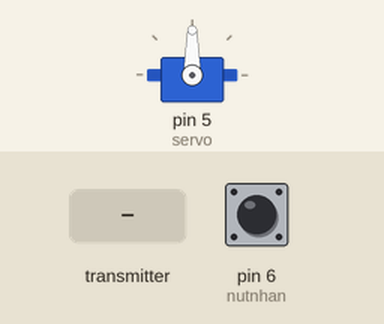
This sketch was run on a simulated Arduino Uno, built with avr-gcc and run on an emulated ATmega328P. Shown: servo. The test bench sets the inputs (shaded band); at power-on: pin 6 (nutnhan) HIGH. No radio packets arrive unless stated; what the sketch prints to the serial monitor is not drawn.

Above: at 1.2 s.
1.3 s: the transmitter starts sending gtbientro = 0
At 2.5 s:
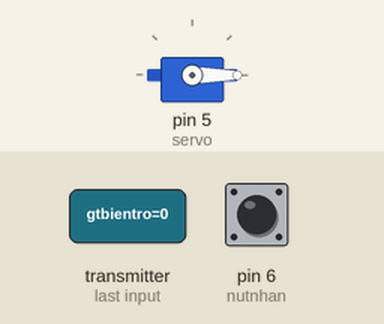
2.8 s: the transmitter starts sending gtbientro = 1023
At 3.9 s:
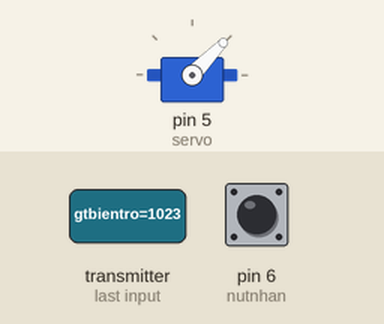
4.3 s: the transmitter starts sending gtbientro = 256
At 5.0 s:
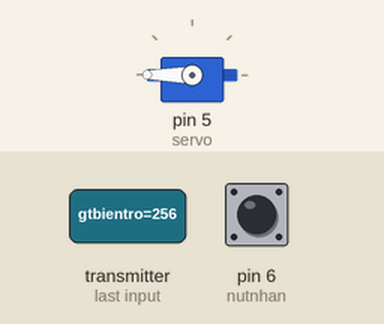
5.8 s: the transmitter starts sending gtbientro = 512
At 6.2 s:
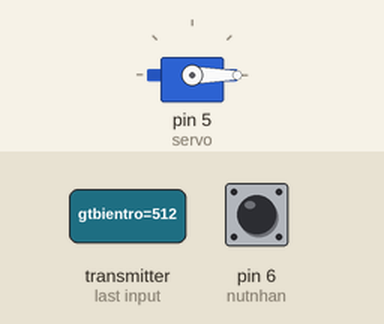
Timing chart, 0 to 8.3 s (numbered marks = the images above; inputs shaded):
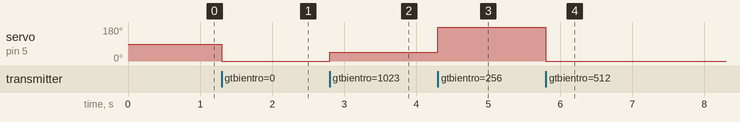

The sketch:

test4_RX.ino
```cpp
#include <Servo.h>
Servo myservo;

#include <SPI.h>
#include <nRF24L01.h>
#include <RF24.h>

RF24 radio(7, 8); // CE, CSN
const byte diachi[][6] = {"12345", "10000"};

int servo = 5;
int nutnhan = 6; boolean gtnutnhan = 0;
int gtbientro;

void setup()
{
  Serial.begin(9600);

  if (!radio.begin())
  {
    Serial.println("Module không khởi động được...!!");
    while (1) {}
  }
  radio.openWritingPipe(diachi[0]);
  //Chỉ có thể mở 1 đường ghi
  //Lệnh openWritingPipe có số đường truyền mặc định là 0
  //Mở 1 kênh có địa chỉ 12345 trên đường truyền 0
  //kênh này chỉ ghi data trên địa chỉ 12345
  radio.openReadingPipe(1, diachi[1]);
  //Có thể mở 6 đường đọc cùng lúc
  //Nhưng đường 0 mặc định dùng cho ghi
  //Lệnh openReadingPipe có số đường truyền từ 1-5
  //Đọc data của địa chỉ 10000 trên đường truyền 1

  radio.setPALevel(RF24_PA_MIN); //Cài bộ khuyết địa công suất ở mức MIN
  radio.setChannel(80);
  radio.setDataRate(RF24_250KBPS);
  if (!radio.available())
  {
    Serial.println("Chưa kết nối được với TX...!!");
    Serial.println("CHỜ KẾT NỐI.......");
  }

  pinMode(nutnhan, INPUT_PULLUP);
  myservo.attach(servo);
}

void loop()
{
  radio.stopListening(); //Ngưng nhận
    gtnutnhan = digitalRead(nutnhan);
    Serial.print("Gửi nút nhấn: "); Serial.println(gtnutnhan);
    radio.write(&gtnutnhan, sizeof(gtnutnhan));
    delay(10);

  radio.startListening(); //Bắt đầu nhận
  while(!radio.available());
//  while(!radio.available())
//  {
//    Serial.println("Mất kết nối được với TX...!!");
//  }
    radio.read(&gtbientro, sizeof(gtbientro));
    Serial.print("Góc Servo nhận: "); Serial.print(gtbientro); Serial.print("   ");
    myservo.write(gtbientro);
    delay(10);
}
```

Measured:
- after the input at 1.3 s, servo on pin 5 (servo): 90° → 0° at once
- after the input at 2.8 s, servo on pin 5 (servo): 0° → 46° at once
- after the input at 4.3 s, servo on pin 5 (servo): 46° → 180° at once
- after the input at 5.8 s, servo on pin 5 (servo): 180° → 0° at once
